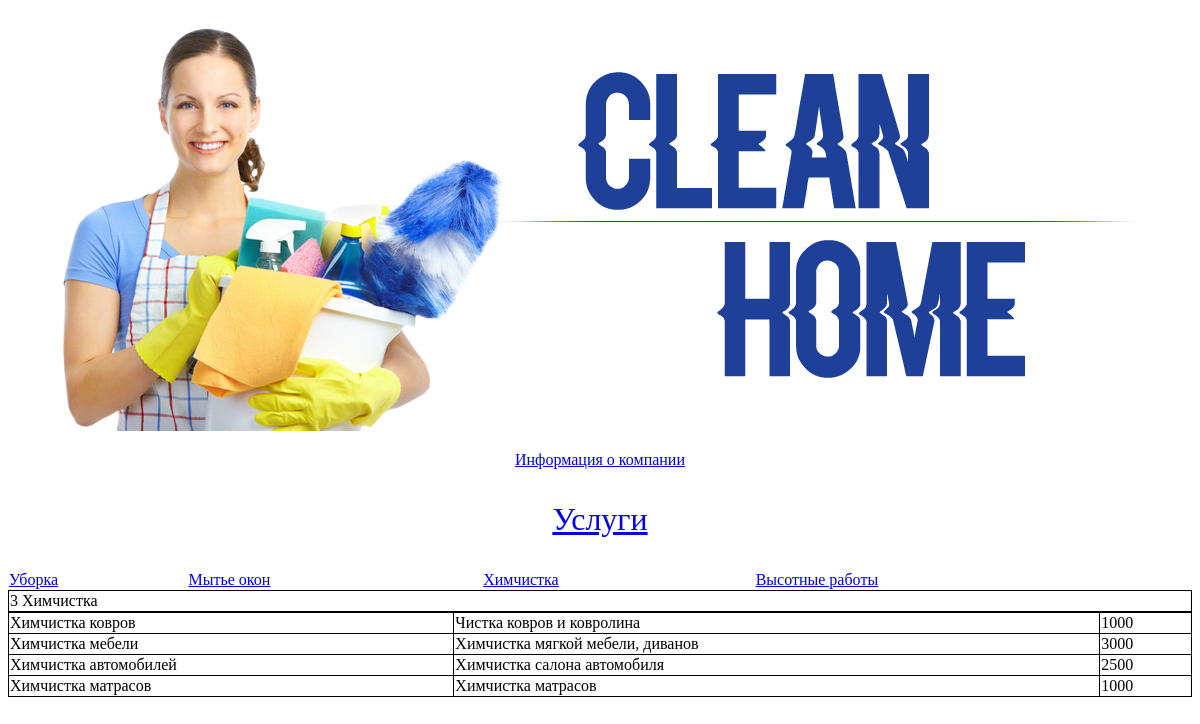
The page /kategorii.php?category=himchistka on the database its author committed.
### tables this page shows
CREATE TABLE IF NOT EXISTS `kategorii` (
  `id` int(10) NOT NULL AUTO_INCREMENT,
  `name` varchar(255) NOT NULL,
  `url` varchar(255) DEFAULT NULL,
  PRIMARY KEY (`id`),
  UNIQUE KEY `id` (`id`,`url`)
);

CREATE TABLE IF NOT EXISTS `uslugi` (
  `id` int(11) NOT NULL AUTO_INCREMENT,
  `id_cat` int(11) NOT NULL,
  `name` varchar(255) NOT NULL,
  `price` int(10) NOT NULL,
  `opisanie` text NOT NULL,
  PRIMARY KEY (`id`),
  UNIQUE KEY `id` (`id`)
);

### core/func/func.php (the view, shortened to what this page needs)
<?php
function get_id_category(){
	$category_url = $_GET["category"];
	$query = "SELECT id, name FROM kategorii WHERE  url = '$category_url'";
	$result = mysql_query($query) or die('Запрос не удался: ' . mysql_error());
		echo "<table>\n";
		echo "\t<tr>\n";
	while ($rows = mysql_fetch_array($result, MYSQL_ASSOC)) {
	    echo "\t\t<td>".$rows["id"]." ".$rows['name']."</td>\n";
	}
	echo "\t</tr>\n";
	echo "</table>\n";
}
function view_link_category(){
	$query = "SELECT name, url FROM kategorii;";
	$result = mysql_query($query) or die('Запрос не удался: ' . mysql_error());
		echo "<table class=\"link\">\n";
		echo "\t<tr>\n";
	while ($rows = mysql_fetch_array($result, MYSQL_ASSOC)) {
	    echo "\t\t<td><a href=?category=".$rows["url"].">".$rows['name']."</a></td>\n";
	}
	echo "\t</tr>\n";
	echo "</table>\n";
}
function view_product(){
	$category_url = $_GET["category"];
	$query = "SELECT  `kategorii`.`name` ,  `uslugi`.`name`, `opisanie`, `price` FROM  `kategorii`
		 LEFT JOIN  `uslugi` ON  `kategorii`.`id` =  `uslugi`.`id_cat`
		WHERE  `kategorii`.`url` =  '$category_url'
		ORDER BY  `kategorii`.`name`; ";
		$result = mysql_query($query) or die('Запрос не удался: ' . mysql_error());
		echo "<table>\n";
	while ($line = mysql_fetch_array($result, MYSQL_ASSOC)) {
	    echo "\t<tr>\n";
	    foreach ($line as $col_value) {
	        echo "\t\t<td>$col_value</td>\n";
	    }
	    echo "\t</tr>\n";
	}
	echo "</table>\n";
}
?>

### static/css/style.css (style rules this page uses)
table { width: 100%; border-collapse: collapse; }
td, tr { border: 1px solid #000; }
table.link td, table.link tr { border: none; }

### rows shown on the page
kategorii: name "Уборка"
kategorii: name "Мытье окон"
kategorii: name "Химчистка", id "3", uslugi.name "Химчистка ковров", uslugi.opisanie "Чистка ковров и ковролина", uslugi.price "1000", uslugi.name "Химчистка мебели", uslugi.opisanie "Химчистка мягкой мебели, диванов", uslugi.price "3000", uslugi.name "Химчистка автомобилей", uslugi.opisanie "Химчистка салона автомобиля", uslugi.price "2500", col_value "Химчистка матрасов"
kategorii: name "Высотные работы"
